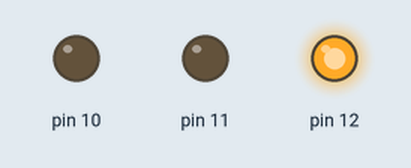
The sketch below on a simulated Arduino Uno, built with avr-gcc and run on an emulated ATmega328P. Parts: output pins drawn as LEDs (lit = HIGH).

Above: at 0.5 s.
At 1.5 s:
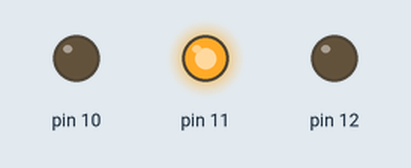
At 5.5 s:
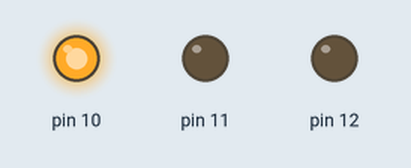
Timing chart, 0 to 6.9 s (numbered marks = the images above):
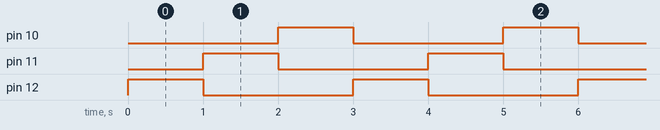

The sketch:

Show_De_Luzes.ino
```cpp
unsigned long tempoAnterior=0;

unsigned long tempoMaximo = 1000;

void setup(){

	pinMode(12, OUTPUT);
	pinMode(11, OUTPUT);
	pinMode(10, OUTPUT);
	Serial.begin(9600);

}

void loop(){

	unsigned long tempoAtual = millis();
	// Função para ler o tempo atual

	boolean ledRed, ledOra, ledWhi;

	ledRed = digitalRead(12);
	ledOra = digitalRead(11);
	ledWhi = digitalRead(10);

	if(ledRed==true){
		digitalWrite(12, LOW);
		digitalWrite(11, HIGH);
	}
	else if(ledOra==true){
		digitalWrite(11, LOW);
		digitalWrite(10, HIGH);
	}
	else{
		digitalWrite(10, LOW);
		digitalWrite(12, HIGH);
	}

	while(tempoAtual-tempoAnterior<tempoMaximo){
		tempoAtual = millis();
	}

	tempoAnterior = tempoAtual;

}
```

Measured:
- by itself, pin 10–12: alternates HIGH for 1.0 s and LOW for 2.0 s
- by itself, everything shown: repeats every 3.0 s, in 3 steps
